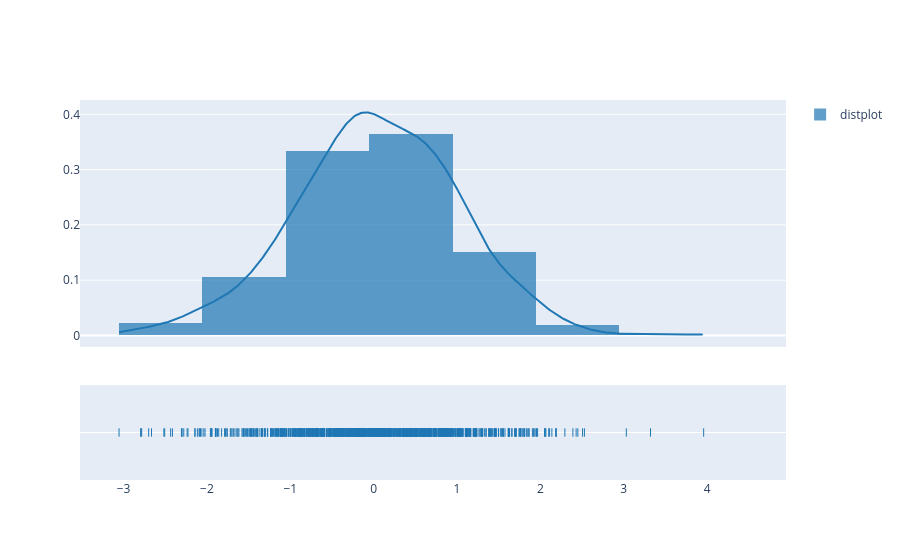

The notebook cell this image was saved under:
### Code cell


### Figure 1 — Plotly figure (JSON) as saved in the notebook; plotly's stock layout.template omitted (floating-point values rounded to 4 significant figures; data arrays with more than 128 entries replaced by an {"elided": "..."} marker saying what was removed)
{"data": [{"autobinx": false, "histnorm": "probability density", "legendgroup": "distplot", "marker": {"color": "rgb(31, 119, 180)"}, "name": "distplot", "opacity": 0.7, "type": "histogram", "x": {"elided": "1000 float values"}, "xaxis": "x", "xbins": {"end": 3.959, "size": 1, "start": -3.054}, "yaxis": "y"}, {"legendgroup": "distplot", "marker": {"color": "rgb(31, 119, 180)"}, "mode": "lines", "name": "distplot", "showlegend": false, "type": "scatter", "x": {"elided": "500 float values"}, "xaxis": "x", "y": {"elided": "500 float values"}, "yaxis": "y"}, {"legendgroup": "distplot", "marker": {"color": "rgb(31, 119, 180)", "symbol": "line-ns-open"}, "mode": "markers", "name": "distplot", "showlegend": false, "type": "scatter", "x": {"elided": "1000 float values"}, "xaxis": "x", "y": {"elided": "1000 str values"}, "yaxis": "y2"}], "layout": {"barmode": "overlay", "hovermode": "closest", "legend": {"traceorder": "reversed"}, "xaxis": {"anchor": "y2", "domain": [0, 1], "zeroline": false}, "yaxis": {"anchor": "free", "domain": [0.35, 1], "position": 0}, "yaxis2": {"anchor": "x", "domain": [0, 0.25], "dtick": 1, "showticklabels": false}}}
